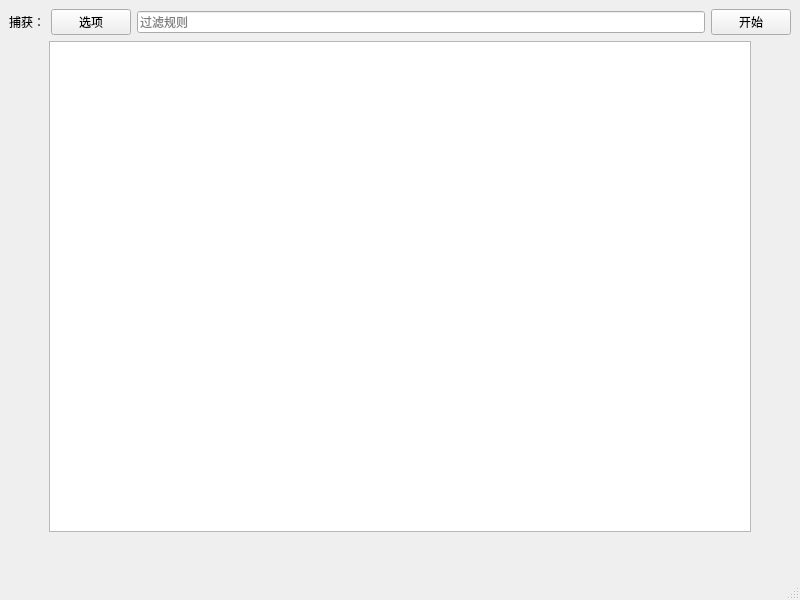
<?xml version="1.0" encoding="UTF-8"?>
<ui version="4.0">
 <class>MainWindow</class>
 <widget class="QMainWindow" name="MainWindow">
  <property name="geometry">
   <rect>
    <x>0</x>
    <y>0</y>
    <width>800</width>
    <height>600</height>
   </rect>
  </property>
  <property name="windowTitle">
   <string>MainWindow</string>
  </property>
  <widget class="QWidget" name="centralwidget">
   <layout class="QGridLayout" name="gridLayout_3">
    <item row="0" column="0">
     <layout class="QGridLayout" name="gridLayout_2">
      <item row="0" column="0">
       <layout class="QGridLayout" name="gridLayout">
        <item row="0" column="0">
         <widget class="QLabel" name="Rule_label">
          <property name="text">
           <string>捕获：</string>
          </property>
         </widget>
        </item>
        <item row="0" column="1">
         <widget class="QPushButton" name="Option_btn">
          <property name="text">
           <string>选项</string>
          </property>
         </widget>
        </item>
        <item row="0" column="2">
         <widget class="QLineEdit" name="Filter_line">
          <property name="placeholderText">
           <string>过滤规则</string>
          </property>
         </widget>
        </item>
        <item row="0" column="3">
         <widget class="QPushButton" name="pushButton">
          <property name="text">
           <string>开始</string>
          </property>
         </widget>
        </item>
       </layout>
      </item>
      <item row="1" column="0">
       <layout class="QVBoxLayout" name="verticalLayout">
        <item>
         <layout class="QHBoxLayout" name="horizontalLayout">
          <item>
           <spacer name="horizontalSpacer">
            <property name="orientation">
             <enum>Qt::Horizontal</enum>
            </property>
            <property name="sizeHint" stdset="0">
             <size>
              <width>40</width>
              <height>20</height>
             </size>
            </property>
           </spacer>
          </item>
          <item>
           <widget class="QListView" name="listView">
            <property name="sizePolicy">
             <sizepolicy hsizetype="Minimum" vsizetype="Expanding">
              <horstretch>1</horstretch>
              <verstretch>0</verstretch>
             </sizepolicy>
            </property>
           </widget>
          </item>
          <item>
           <spacer name="horizontalSpacer_2">
            <property name="orientation">
             <enum>Qt::Horizontal</enum>
            </property>
            <property name="sizeType">
             <enum>QSizePolicy::Expanding</enum>
            </property>
            <property name="sizeHint" stdset="0">
             <size>
              <width>40</width>
              <height>20</height>
             </size>
            </property>
           </spacer>
          </item>
         </layout>
        </item>
        <item>
         <spacer name="verticalSpacer">
          <property name="orientation">
           <enum>Qt::Vertical</enum>
          </property>
          <property name="sizeType">
           <enum>QSizePolicy::Fixed</enum>
          </property>
          <property name="sizeHint" stdset="0">
           <size>
            <width>17</width>
            <height>37</height>
           </size>
          </property>
         </spacer>
        </item>
       </layout>
      </item>
     </layout>
    </item>
   </layout>
  </widget>
  <widget class="QMenuBar" name="menubar">
   <property name="geometry">
    <rect>
     <x>0</x>
     <y>0</y>
     <width>800</width>
     <height>22</height>
    </rect>
   </property>
  </widget>
  <widget class="QStatusBar" name="statusbar"/>
 </widget>
 <resources/>
 <connections/>
</ui>
